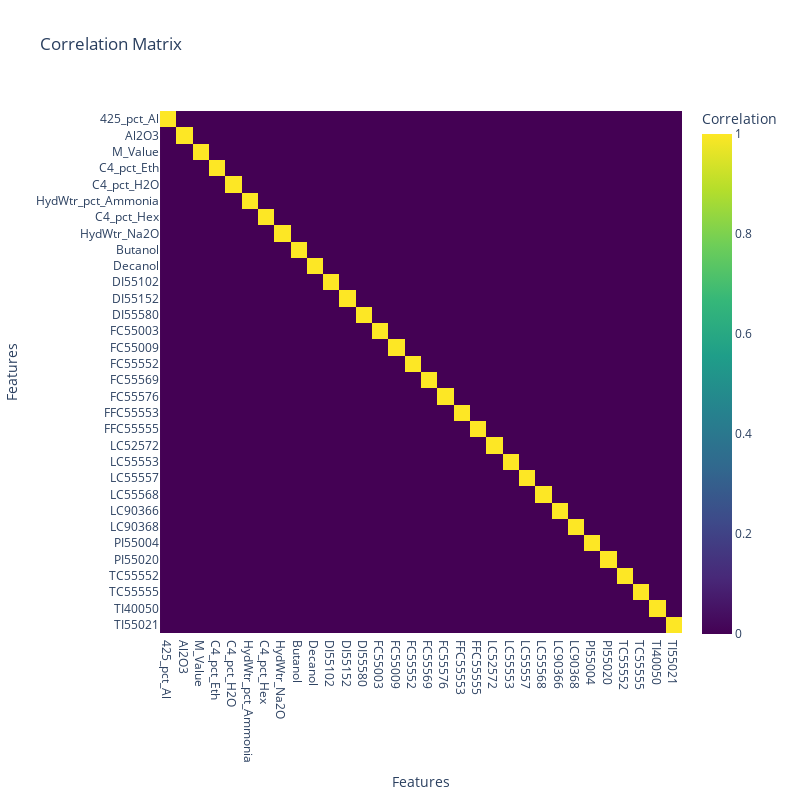

The notebook cell this image was saved under:
### Code cell
threshold = 0.5
correlation_matrix = df_All.corr(numeric_only=True)
correlation_matrix = correlation_matrix[abs(correlation_matrix) > threshold].fillna(0)



fig = px.imshow(correlation_matrix, 
                color_continuous_scale='Viridis',
                labels=dict(x="Features", y="Features", color="Correlation"),
                title="Correlation Matrix")

fig.update_xaxes(title_text='Features', side='bottom')
fig.update_layout(width=800, height=800)

fig.show()

### Figure 1 — Plotly figure (JSON) as saved in the notebook; plotly's stock layout.template omitted (floating-point values rounded to 4 significant figures; data arrays with more than 128 entries replaced by an {"elided": "..."} marker saying what was removed)
{"data": [{"coloraxis": "coloraxis", "hovertemplate": "Features: %{x}<br>Features: %{y}<br>Correlation: %{z}<extra></extra>", "name": "0", "type": "heatmap", "x": ["425_pct_Al", "Al2O3", "M_Value", "C4_pct_Eth", "C4_pct_H2O", "HydWtr_pct_Ammonia", "C4_pct_Hex", "HydWtr_Na2O", "Butanol", "Decanol", "DI55102", "DI55152", "DI55580", "FC55003", "FC55009", "FC55552", "FC55569", "FC55576", "FFC55553", "FFC55555", "LC52572", "LC55553", "LC55557", "LC55568", "LC90366", "LC90368", "PI55004", "PI55020", "TC55552", "TC55555", "TI40050", "TI55021"], "xaxis": "x", "y": ["425_pct_Al", "Al2O3", "M_Value", "C4_pct_Eth", "C4_pct_H2O", "HydWtr_pct_Ammonia", "C4_pct_Hex", "HydWtr_Na2O", "Butanol", "Decanol", "DI55102", "DI55152", "DI55580", "FC55003", "FC55009", "FC55552", "FC55569", "FC55576", "FFC55553", "FFC55555", "LC52572", "LC55553", "LC55557", "LC55568", "LC90366", "LC90368", "PI55004", "PI55020", "TC55552", "TC55555", "TI40050", "TI55021"], "yaxis": "y", "z": {"elided": "32x32 int values"}}], "layout": {"coloraxis": {"colorbar": {"title": {"text": "Correlation"}}, "colorscale": [[0, "#440154"], [0.1111, "#482878"], [0.2222, "#3e4989"], [0.3333, "#31688e"], [0.4444, "#26828e"], [0.5556, "#1f9e89"], [0.6667, "#35b779"], [0.7778, "#6ece58"], [0.8889, "#b5de2b"], [1, "#fde725"]]}, "height": 800, "title": {"text": "Correlation Matrix"}, "width": 800, "xaxis": {"anchor": "y", "constrain": "domain", "domain": [0, 1], "scaleanchor": "y", "side": "bottom", "title": {"text": "Features"}}, "yaxis": {"anchor": "x", "autorange": "reversed", "constrain": "domain", "domain": [0, 1], "title": {"text": "Features"}}}}
